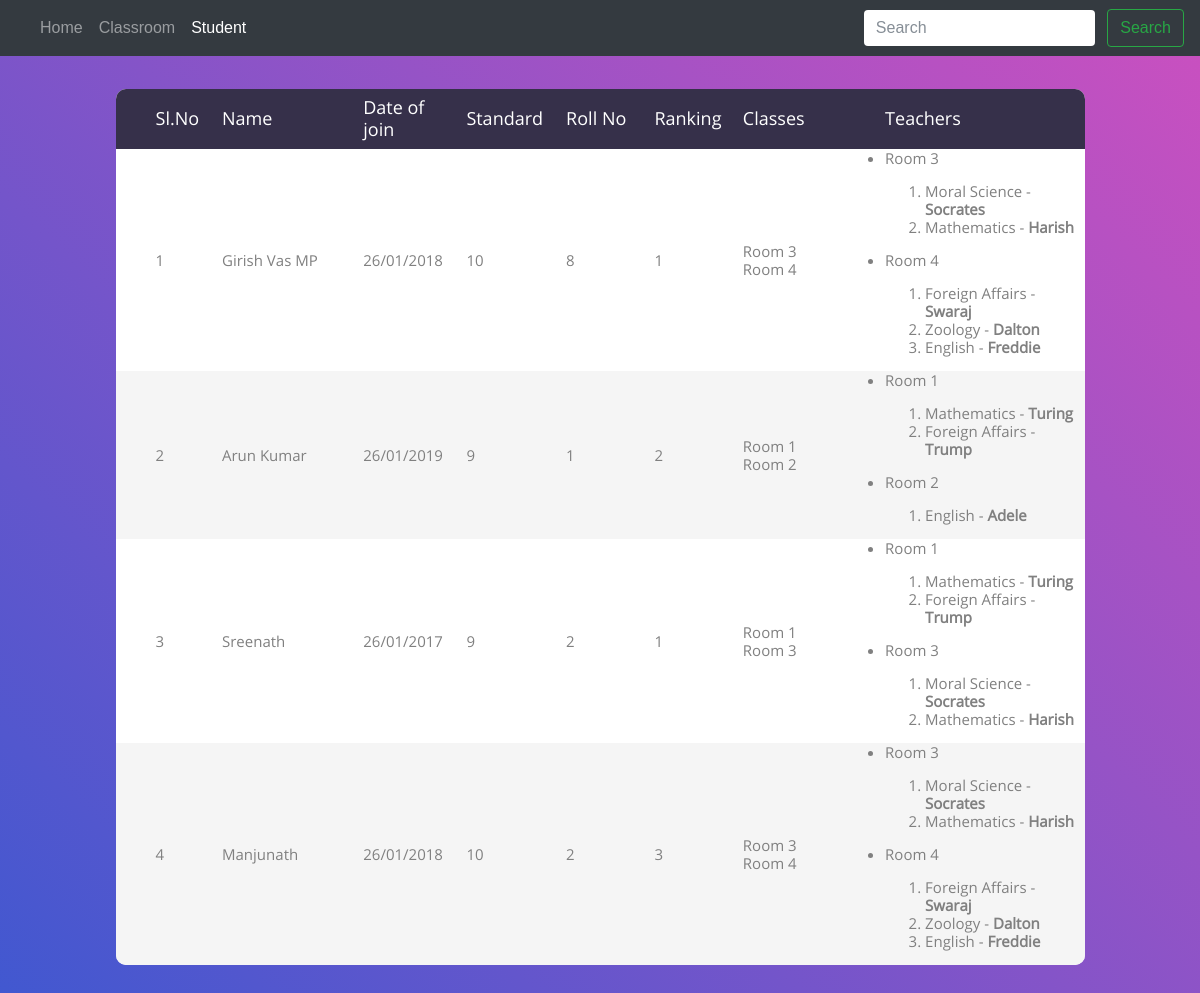
The page /students/ on the database its author committed.
### classroom/models.py (models this page shows, shortened)
class Student(models.Model):
	name 			= models.CharField(max_length=200)
	doj 			= models.DateField()
	standard 		= models.IntegerField()
	rollNo 			= models.IntegerField()
	ranking 		= models.IntegerField()
	classes 		= models.ManyToManyField(ClassRoom)
	createdOn 		= models.DateTimeField(auto_now_add=True, null=True)
	updatedOn 		= models.DateTimeField(auto_now=True)

class ClassRoom(models.Model):
	name 			= models.CharField(max_length=200)
	capacity 		= models.IntegerField()
	webSupport 		= models.BooleanField()
	shape 			= models.CharField(max_length=50, choices=shape)
	subjects 		= models.ManyToManyField(Subject, through='ClassroomSubject')
	createdOn 		= models.DateTimeField(auto_now_add=True, null=True)
	updatedOn 		= models.DateTimeField(auto_now=True)

class ClassroomSubject(models.Model):
	classroom 		= models.ForeignKey(ClassRoom, on_delete=models.CASCADE)
	subject 		= models.ForeignKey(Subject, on_delete=models.PROTECT)
	teacher 		= models.ForeignKey(Teacher, on_delete=models.PROTECT)
	createdOn 		= models.DateTimeField(auto_now_add=True, null=True)
	updatedOn 		= models.DateTimeField(auto_now=True)

class Subject(models.Model):
	name 			= models.CharField(max_length=200)
	perClassDuration= models.IntegerField(validators=[MaxValueValidator(120), MinValueValidator(30)])
	totalDuration 	= models.IntegerField()
	createdOn 		= models.DateTimeField(auto_now_add=True, null=True)
	updatedOn 		= models.DateTimeField(auto_now=True)
	def __str__(self):
		return self.name

class Teacher(models.Model):
	name 			= models.CharField(max_length=200)
	doj 			= models.DateField()
	subjects 		= models.ManyToManyField(Subject)
	webSupport 		= models.BooleanField()
	annualSalary 	= models.FloatField()
	createdOn 		= models.DateTimeField(auto_now_add=True, null=True)
	updatedOn 		= models.DateTimeField(auto_now=True)
	def __str__(self):
		return self.name

### classroom/views.py (the view)
# urls.py: path('students/', StudentsView.as_view()),
class StudentsView(View):
	def get(self, request, *args, **kwargs):
		students 		= Student.objects.all()
		query = request.GET.get('q')
		if query:
			students 	= students.filter(classes__classroomsubject__teacher__name__icontains=query)
		else:
			query 		= ''
		return render(request, "std_list.html", locals())

### templates/std_list.html (shortened to what this page needs)
{% extends "base.html" %}
{% block content %}
	<div class="limiter">
		<div class="container-table100">
			<div class="wrap-table100">
				<div class="table100">
					<table>
						<thead>
							<tr class="table100-head">
								<th class="column1">Sl.No</th>
								<th class="column2">Name</th>
								<th class="column3">Date of join</th>
								<th class="column3">Standard</th>
								<th class="column3">Roll No</th>
								<th class="column3">Ranking</th>
								<th class="column3">Classes</th>
								<th class="column6">Teachers</th>
							</tr>
						</thead>
						<tbody>
							{% for student in students %}
								<tr>
									<td class="column1">{{ forloop.counter }}</td>
									<td class="column2">{{ student.name }}</td>
									<td class="column3">{{ student.doj|date:"d/m/Y" }}</td>
									<td class="column3">{{ student.standard }}</td>
									<td class="column3">{{ student.rollNo }}</td>
									<td class="column3">{{ student.ranking }}</td>
									<td class="column3">
										<ul>
											{% for class in student.classes.all %}
											<li>{{ class.name }}</li>
											{% endfor %}
										</ul>
									</td>
									<td class="column6">
										<ul>
											{% for class in student.classes.all %}
											<li>
												{{ class.name }}
												<ol>
													{% for class_subject in class.classroomsubject_set.all %}
													<li>{{ class_subject.subject }} - <b>{{ class_subject.teacher }}</b></li>
													{% endfor %}
												</ol>
											</li>
											{% endfor %}
										</ul>
									</td>
								</tr>
							{% empty %}
								<tr>
									<td colspan="8" style="text-align: center;">No student found</td>
								</tr>
							{% endfor %}
						</tbody>
					</table>
				</div>
			</div>
		</div>
	</div>
{% endblock %}

### static/css/main.css (style rules this page uses)
* { margin: 0px; padding: 0px; box-sizing: border-box; }
body, html { height: 100%; font-family: sans-serif; }
ul, li { margin: 0px; list-style-type: none; }
.column6 ul, .column6 ul > li { margin: 0px; list-style: initial; }
.column6 ol, .card-body ol { display: block; list-style-type: decimal; margin-block-start: 1em; margin-block-end: 1em; margin-inline-start: 0px; margin-inline-end: 0px; padding-inline-start: 40px; }
.column6 ol > li, .card-body ol > li { list-style-type: decimal; }
.limiter { width: 100%; margin: 0 auto; }
.container-table100 { width: 100%; min-height: 100vh; background: #c850c0; background: -webkit-linear-gradient(45deg, #4158d0, #c850c0); background: -o-linear-gradient(45deg, #4158d0, #c850c0); background: -moz-linear-gradient(45deg, #4158d0, #c850c0); background: linear-gradient(45deg, #4158d0, #c850c0); display: -webkit-box; display: -webkit-flex; display: -moz-box; display: -ms-flexbox; display: flex; align-items: center; justify-content: center; flex-wrap: wrap; padding: 33px 30px; }
.wrap-table100 { width: 85%; }
table { border-spacing: 1; border-collapse: collapse; background: white; border-radius: 10px; overflow: hidden; width: 100%; margin: 0 auto; position: relative; }
table * { position: relative; }
table td, table th { padding-left: 8px; }
table thead tr { height: 60px; background: #36304a; }
table tbody tr { height: 50px; }
table tbody tr:last-child { border: 0; }
table td, table th { text-align: left; }
.table100-head th { font-family: OpenSans-Regular; font-size: 18px; color: #fff; line-height: 1.2; font-weight: unset; }
tbody tr:nth-child(even) { background-color: #f5f5f5; }
tbody tr { font-family: OpenSans-Regular; font-size: 15px; color: #808080; line-height: 1.2; font-weight: unset; }
.column1 { width: 75px; padding-left: 40px; }
.column2 { width: 120px; }
.column3 { width: 75px; }
.column6 { width: 222px; text-align: left; padding-left: 62px; }

### rows shown on the page
Student: name "Girish Vas MP", doj "26/01/2018", standard "10", rollNo "8", ranking "1"
ClassRoom: name "Room 3"
ClassRoom: name "Room 4"
ClassroomSubject: subject "Moral Science", teacher "Socrates"
ClassroomSubject: subject "Mathematics", teacher "Harish"
ClassroomSubject: subject "Foreign Affairs", teacher "Swaraj"
ClassroomSubject: subject "Zoology", teacher "Dalton"
ClassroomSubject: subject "English", teacher "Freddie"
Student: name "Arun Kumar", doj "26/01/2019", standard "9", rollNo "1", ranking "2"
ClassRoom: name "Room 1"
ClassRoom: name "Room 2"
ClassroomSubject: subject "Mathematics", teacher "Turing"
ClassroomSubject: subject "Foreign Affairs", teacher "Trump"
ClassroomSubject: subject "English", teacher "Adele"
Student: name "Sreenath", doj "26/01/2017", standard "9", rollNo "2", ranking "1"
Student: name "Manjunath", doj "26/01/2018", standard "10", rollNo "2", ranking "3"
